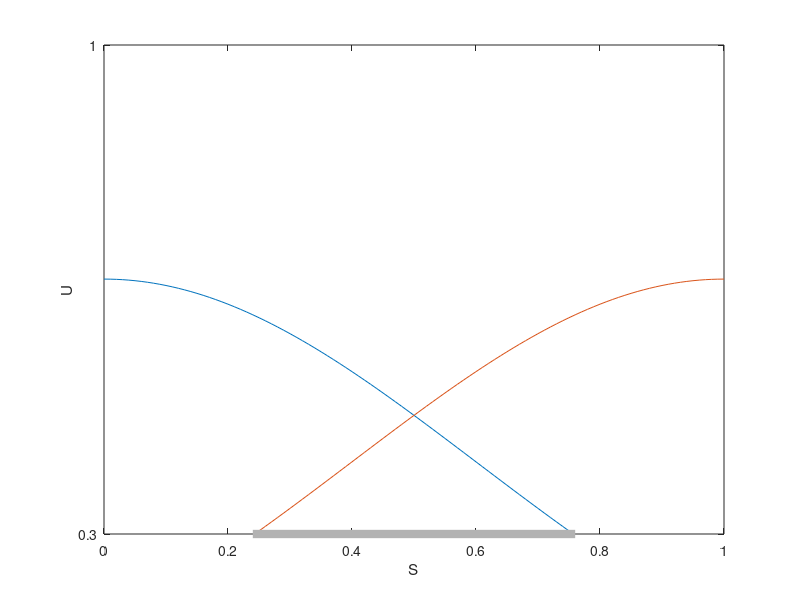
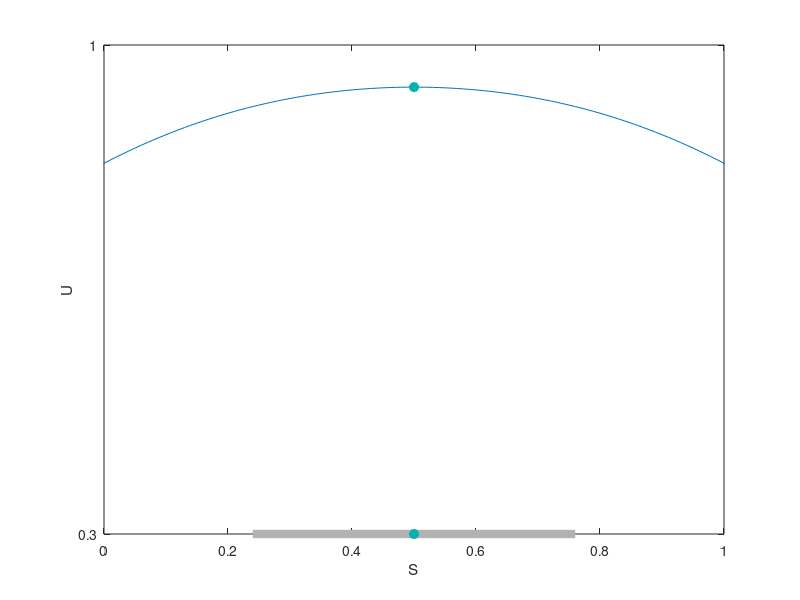

Recreate these plots in MATLAB, in order.
x = [-2:.01: 3];

x1 = x;
y1 = normpdf(x1,0,0.6);

x2 = x;
y2 = normpdf(x2,1,0.6);

y= y1+y2;

y1_part = y1;
x1_part = x1;
y2_part = y2;
x2_part = x2;

y1_part(x1<0) = [];
x1_part(x1<0) = [];
y2_part(x2>1) = [];
x2_part(x2>1) = [];

figure(1)
plot(x1_part,y1_part)
hold on
plot(x2_part,y2_part)
hold on
threshold = 0.3;
% line([-2,3],[threshold,threshold],'LineStyle','--')
%hold on

[~,temp_index1] = min(abs(y1((length(y1)-1)/2+1:end)-threshold));
[~,temp_index2] = min(abs(y2(1:(length(y2)-1)/2)-threshold));

region_color = [0.7 0.7 0.7];
regionX = x(temp_index2:temp_index1+(length(y1)-1)/2);
if sum(diff(regionX)>0.010001) ==0 
   line([regionX(1),regionX(end)],[threshold,threshold], 'Color',region_color,'LineWidth',6)
   hold off
else
   midPoint = find(diff(regionX)>0.01001);
   line([regionX(1),regionX(midPoint)],[threshold,threshold], 'Color',region_color,'LineWidth',6)
   hold on
   line([regionX(midPoint+1),regionX(end)],[threshold,threshold], 'Color',region_color,'LineWidth',6)
   hold off
end
hold off
ylabel('U')
yticks([threshold 1])
xlabel('S')
ylim([threshold 1])
xlim([0 1])

figure(2)
plot(x1,y)
hold on
% line([-2,3],[threshold,threshold],'LineStyle','--')
% hold on
if sum(diff(regionX)>0.010001) ==0 
   line([regionX(1),regionX(end)],[threshold,threshold], 'Color',region_color,'LineWidth',6)
else
   midPoint = find(diff(regionX)>0.01001);
   line([regionX(1),regionX(midPoint)],[threshold,threshold], 'Color',region_color,'LineWidth',6)
   hold on
   line([regionX(midPoint+1),regionX(end)],[threshold,threshold], 'Color',region_color,'LineWidth',6)
end

hold on
[max_v, max_i] =  max(y);
scatter(x(max_i),max_v,'MarkerEdgeColor',[0 .7 .7],'MarkerFaceColor',[0 .7 .7],'LineWidth',1.5)
hold on
scatter(x(max_i),threshold,'MarkerEdgeColor',[0 .7 .7],'MarkerFaceColor',[0 .7 .7],'LineWidth',1.5)
hold off


ylabel('U')
yticks([threshold 1])
xlabel('S')
ylim([threshold 1])
xlim([0 1])